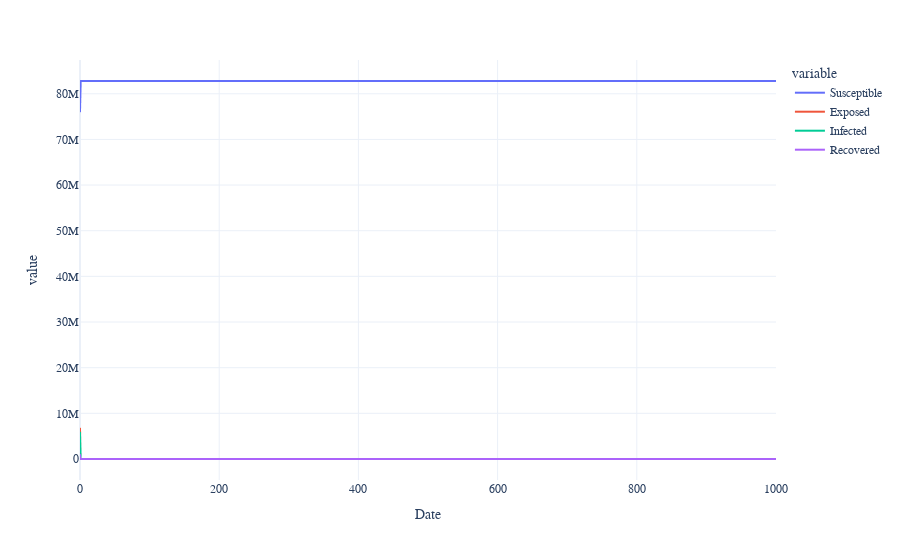

Write notebook code for a chart like this one.
### Code cell
fig = px.line(results, x="id", y="value", color="variable", template='plotly_white')
    
fig.layout.update(
    xaxis_title="Date",
    font=dict(family="Arial", size=12))
    
fig

### Figure 1 — Plotly figure (JSON) as saved in the notebook; plotly's stock layout.template omitted (floating-point values rounded to 4 significant figures; data arrays with more than 128 entries replaced by an {"elided": "..."} marker saying what was removed)
{"data": [{"hoverlabel": {"namelength": 0}, "hovertemplate": "variable=Susceptible<br>id=%{x}<br>value=%{y}", "legendgroup": "Susceptible", "line": {"color": "#636efa", "dash": "solid"}, "mode": "lines", "name": "Susceptible", "showlegend": true, "type": "scattergl", "x": {"elided": "1001 int values"}, "xaxis": "x", "y": {"elided": "1001 int values"}, "yaxis": "y"}, {"hoverlabel": {"namelength": 0}, "hovertemplate": "variable=Exposed<br>id=%{x}<br>value=%{y}", "legendgroup": "Exposed", "line": {"color": "#EF553B", "dash": "solid"}, "mode": "lines", "name": "Exposed", "showlegend": true, "type": "scattergl", "x": {"elided": "1001 int values"}, "xaxis": "x", "y": {"elided": "1001 int values"}, "yaxis": "y"}, {"hoverlabel": {"namelength": 0}, "hovertemplate": "variable=Infected<br>id=%{x}<br>value=%{y}", "legendgroup": "Infected", "line": {"color": "#00cc96", "dash": "solid"}, "mode": "lines", "name": "Infected", "showlegend": true, "type": "scattergl", "x": {"elided": "1001 int values"}, "xaxis": "x", "y": {"elided": "1001 int values"}, "yaxis": "y"}, {"hoverlabel": {"namelength": 0}, "hovertemplate": "variable=Recovered<br>id=%{x}<br>value=%{y}", "legendgroup": "Recovered", "line": {"color": "#ab63fa", "dash": "solid"}, "mode": "lines", "name": "Recovered", "showlegend": true, "type": "scattergl", "x": {"elided": "1001 int values"}, "xaxis": "x", "y": {"elided": "1001 int values"}, "yaxis": "y"}], "layout": {"font": {"family": "Arial", "size": 12}, "legend": {"title": {"text": "variable"}, "tracegroupgap": 0}, "margin": {"t": 60}, "xaxis": {"anchor": "y", "domain": [0, 1], "title": {"text": "Date"}}, "yaxis": {"anchor": "x", "domain": [0, 1], "title": {"text": "value"}}}}
